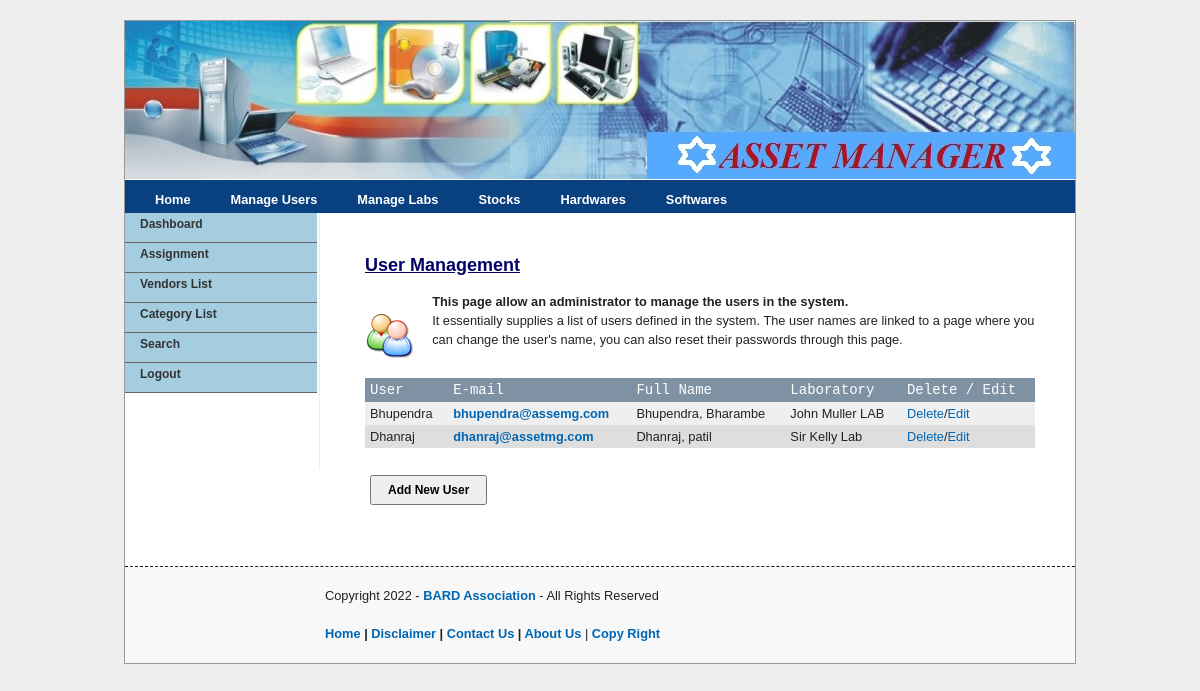
The app's page /user/index.php (signed in) with its own data.
### tables this page shows
CREATE TABLE `tbl_users` (
  `uid` int(10) NOT NULL,
  `uname` varchar(40) NOT NULL,
  `pwd` varchar(40) NOT NULL,
  `email` varchar(50) NOT NULL,
  `fname` varchar(50) NOT NULL,
  `lname` varchar(50) NOT NULL,
  `bdate` varchar(50) NOT NULL,
  `utype` varchar(10) NOT NULL,
  `did` int(10) NOT NULL
);

CREATE TABLE `tbl_depts` (
  `id` int(10) NOT NULL,
  `lname` varchar(100) NOT NULL,
  `room_name` varchar(100) NOT NULL,
  `floor` varchar(10) NOT NULL,
  `building` varchar(100) NOT NULL
);

### user/index.php (called while the page is built, shortened)
<?php
require_once '../template.php';
?>

### library/database.php (called while the page is built, shortened)
<?php
require_once 'config.php';
$dbConn = mysqli_connect ("localhost", "root", "") or die ('mysqli connect failed. '+mysqli_error());
mysqli_select_db($dbConn,$dbName) or die(mysql_error());
function dbQuery($sql)
{
	global $dbConn;
	$result = mysqli_query($dbConn,$sql) or die(mysqli_error());
	return $result;
}
function dbFetchAssoc($result)
{
	return mysqli_fetch_assoc($result);
}
?>

### user/list.php (the view, shortened to what this page needs)
<?php
$sql = "SELECT u.uid, u.uname, u.email, u.fname, u.lname, d.lname AS dname
        FROM tbl_users u,
		tbl_depts d
		WHERE u.utype != 'ADMIN' AND u.did = d.id
		ORDER BY uname";
$result = dbQuery($sql);
?>
<div class="prepend-1 span-17">
<p>&nbsp;</p>
<h2 class="catHead">User Management</h2>
<p><img src="images/users.png" class="left"/>
<strong>This page allow an administrator to manage the users in the system.</strong>
<br/>
It essentially supplies a list of users defined in the system. The user names are linked to a page where you can change the user's name, you can also reset their passwords through this page.
</p>
<form action="processUser.php?action=addUser" method="post"  name="frmListUser" id="frmListUser">
 <table  border="0" align="center" cellpadding="2" cellspacing="1" class="text">
  <tr align="center" id="listTableHeader">
   <td>User</td>
   <td>E-mail</td>
   <td>Full Name</td>
   <td>Laboratory</td>
   <td>Delete&nbsp;/&nbsp;Edit</td>
  </tr>
<?php
while($row = dbFetchAssoc($result)) {
	extract($row);
	if ($i%2) {
		$class = 'row1';
	} else {
		$class = 'row2';
	}
	$i += 1;
?>
  <tr class="<?php echo $class; ?>">
   <td><?php echo ucfirst($uname); ?></td>
   <td align="center"><a href="mailto:<?php echo $email; ?>"><?php echo $email; ?></a></td>
   <td align="center"><?php echo ucfirst($fname.", ".$lname); ?></td>
   <td align="center"><?php echo $dname; ?></td>
   <td align="center"><a  style="font-weight:normal;" href="javascript:deleteUser(<?php echo $uid; ?>);">Delete</a>/<a  style="font-weight:normal;" href="javascript:editUser(<?php echo $uid; ?>);">Edit</a></td>
  </tr>
<?php
}
?>
  <tr>
   <td colspan="5">&nbsp;</td>
  </tr>
  <tr>
   <td colspan="5" align="right"><input name="btnAddUser" type="button" id="btnAddUser" value="Add New User"  class="button" onClick="addUser()"></td>
  </tr>
 </table>
 <p>&nbsp;</p>
</form>
</div>

### css/screen.css (style rules this page uses)
html, body, div, span, object, iframe, h1, h2, h3, h4, h5, h6, p, blockquote, pre, a, abbr, acronym, address, code, del, dfn, em, img, q, dl, dt, dd, ol, ul, li, fieldset, form, label, legend, table, caption, tbody, tfoot, thead, tr, th, td { margin:0;padding:0;border:0;font-weight:inherit;font-style:inherit;font-size:100%;font-family:inherit;vertical-align:baseline; }
body { line-height:1.5; }
table { border-collapse:separate;border-spacing:0; }
caption, th, td { text-align:left;font-weight:normal; }
table, td, th { vertical-align:middle; }
body { font-size:80%;color:#222;background:#fff;font-family: Verdana, Helvetica, sans-serif; }
h1, h2, h3, h4, h5, h6 { font-weight:normal;color:#111; }
h2 { font-size:2em;margin-bottom:0.75em; }
p { margin:0 0 1.5em; }
p img.left { float:left;margin:1.5em 1.5em 1.5em 0;padding:0; }
a { color:#0066B3;text-decoration:underline;font-weight:bold; }
strong { font-weight:bold; }
table { margin-bottom:1.4em;width:100%; }
th, td, caption { padding:4px 10px 4px 5px; }
.column, div.span-1, div.span-2, div.span-3, div.span-4, div.span-5, div.span-6, div.span-7, div.span-8, div.span-9, div.span-10, div.span-11, div.span-12, div.span-13, div.span-14, div.span-15, div.span-16, div.span-17, div.span-18, div.span-19, div.span-20, div.span-21, div.span-22, div.span-23, div.span-24 { float:left;margin-right:10px; }
.span-17 { width:670px; }
.prepend-1 { padding-left:40px; }

### css/menu.css (style rules this page uses)
.button { padding:2px 16px; height:30px; font-weight:bold; font-family:Verdana, Arial, Helvetica, sans-serif; font-size:12px; }
.row1 { background-color: #EFEFEF; }
.row2 { background-color: #DEDEDE; }
#listTableHeader { font-family:"Courier New", Courier, mono; font-size: 14px;color: #FFFFFF; background-color: #7F92A4;font-weight:bold;background-position: center; }
.catHead { font-size:18px; color:#000066; font-weight:bold; text-decoration:underline; }

### template.php (style rules this page uses)
body { margin-top:20px; margin-bottom:20px;background-color:#EEEEEE; }
a { text-decoration:none; }

### records on screen
tbl_users: uname "Bhupendra", email "bhupendra@assemg.com", fname+lname "Bhupendra, Bharambe", tbl_depts.lname "John Muller LAB"
tbl_users: uname "Dhanraj", email "dhanraj@assetmg.com", fname+lname "Dhanraj, patil", tbl_depts.lname "Sir Kelly Lab"
